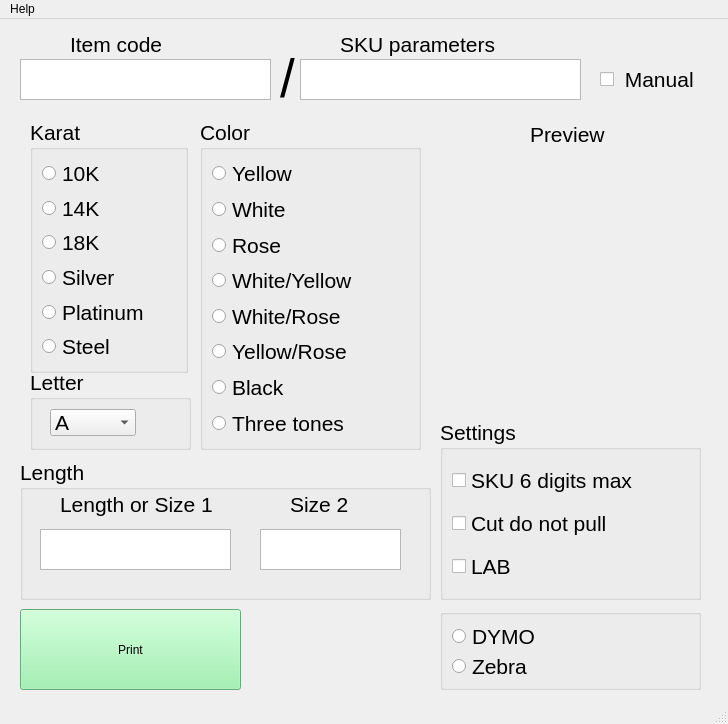
<?xml version="1.0" encoding="UTF-8"?>
<ui version="4.0">
 <class>MainWindow</class>
 <widget class="QMainWindow" name="MainWindow">
  <property name="geometry">
   <rect>
    <x>0</x>
    <y>0</y>
    <width>728</width>
    <height>724</height>
   </rect>
  </property>
  <property name="minimumSize">
   <size>
    <width>728</width>
    <height>724</height>
   </size>
  </property>
  <property name="maximumSize">
   <size>
    <width>728</width>
    <height>724</height>
   </size>
  </property>
  <property name="windowTitle">
   <string>MainWindow</string>
  </property>
  <property name="toolTip">
   <string>&lt;html&gt;&lt;head/&gt;&lt;body&gt;&lt;p&gt;&lt;span style=&quot; font-size:16pt;&quot;&gt;Manual enter&lt;/span&gt;&lt;/p&gt;&lt;p&gt;&lt;br/&gt;&lt;/p&gt;&lt;/body&gt;&lt;/html&gt;</string>
  </property>
  <widget class="QWidget" name="centralwidget">
   <widget class="QLabel" name="label">
    <property name="geometry">
     <rect>
      <x>530</x>
      <y>100</y>
      <width>121</width>
      <height>31</height>
     </rect>
    </property>
    <property name="font">
     <font>
      <family>Arial</family>
      <pointsize>16</pointsize>
     </font>
    </property>
    <property name="text">
     <string>Preview</string>
    </property>
   </widget>
   <widget class="QLabel" name="label_2">
    <property name="geometry">
     <rect>
      <x>70</x>
      <y>10</y>
      <width>111</width>
      <height>31</height>
     </rect>
    </property>
    <property name="font">
     <font>
      <family>Arial</family>
      <pointsize>16</pointsize>
     </font>
    </property>
    <property name="text">
     <string>Item code</string>
    </property>
   </widget>
   <widget class="QPlainTextEdit" name="plainTextEdit">
    <property name="geometry">
     <rect>
      <x>20</x>
      <y>40</y>
      <width>251</width>
      <height>41</height>
     </rect>
    </property>
    <property name="font">
     <font>
      <family>Arial</family>
      <pointsize>16</pointsize>
     </font>
    </property>
   </widget>
   <widget class="QLabel" name="label_3">
    <property name="geometry">
     <rect>
      <x>280</x>
      <y>30</y>
      <width>21</width>
      <height>51</height>
     </rect>
    </property>
    <property name="font">
     <font>
      <family>Arial</family>
      <pointsize>40</pointsize>
     </font>
    </property>
    <property name="text">
     <string>&lt;html&gt;&lt;head/&gt;&lt;body&gt;&lt;p&gt;/&lt;/p&gt;&lt;/body&gt;&lt;/html&gt;</string>
    </property>
   </widget>
   <widget class="QPlainTextEdit" name="plainTextEdit_2">
    <property name="geometry">
     <rect>
      <x>300</x>
      <y>40</y>
      <width>281</width>
      <height>41</height>
     </rect>
    </property>
    <property name="font">
     <font>
      <family>Arial</family>
      <pointsize>16</pointsize>
     </font>
    </property>
   </widget>
   <widget class="QLabel" name="label_4">
    <property name="geometry">
     <rect>
      <x>340</x>
      <y>10</y>
      <width>201</width>
      <height>31</height>
     </rect>
    </property>
    <property name="font">
     <font>
      <family>Arial</family>
      <pointsize>16</pointsize>
     </font>
    </property>
    <property name="text">
     <string>SKU parameters</string>
    </property>
   </widget>
   <widget class="QGroupBox" name="groupBox">
    <property name="geometry">
     <rect>
      <x>30</x>
      <y>350</y>
      <width>161</width>
      <height>81</height>
     </rect>
    </property>
    <property name="font">
     <font>
      <family>Arial</family>
      <pointsize>16</pointsize>
     </font>
    </property>
    <property name="title">
     <string>Letter</string>
    </property>
    <widget class="QComboBox" name="comboBox">
     <property name="geometry">
      <rect>
       <x>20</x>
       <y>40</y>
       <width>86</width>
       <height>27</height>
      </rect>
     </property>
     <property name="font">
      <font>
       <family>Arial</family>
       <pointsize>16</pointsize>
      </font>
     </property>
     <item>
      <property name="text">
       <string>A</string>
      </property>
     </item>
     <item>
      <property name="text">
       <string>B</string>
      </property>
     </item>
     <item>
      <property name="text">
       <string>C</string>
      </property>
     </item>
     <item>
      <property name="text">
       <string>D</string>
      </property>
     </item>
     <item>
      <property name="text">
       <string>E</string>
      </property>
     </item>
     <item>
      <property name="text">
       <string>F</string>
      </property>
     </item>
     <item>
      <property name="text">
       <string>G</string>
      </property>
     </item>
     <item>
      <property name="text">
       <string>H</string>
      </property>
     </item>
     <item>
      <property name="text">
       <string>I</string>
      </property>
     </item>
     <item>
      <property name="text">
       <string>J</string>
      </property>
     </item>
     <item>
      <property name="text">
       <string>K</string>
      </property>
     </item>
     <item>
      <property name="text">
       <string>L</string>
      </property>
     </item>
     <item>
      <property name="text">
       <string>M</string>
      </property>
     </item>
     <item>
      <property name="text">
       <string>N</string>
      </property>
     </item>
     <item>
      <property name="text">
       <string>O</string>
      </property>
     </item>
     <item>
      <property name="text">
       <string>P</string>
      </property>
     </item>
     <item>
      <property name="text">
       <string>Q</string>
      </property>
     </item>
     <item>
      <property name="text">
       <string>R</string>
      </property>
     </item>
     <item>
      <property name="text">
       <string>S</string>
      </property>
     </item>
     <item>
      <property name="text">
       <string>T</string>
      </property>
     </item>
     <item>
      <property name="text">
       <string>U</string>
      </property>
     </item>
     <item>
      <property name="text">
       <string>V</string>
      </property>
     </item>
     <item>
      <property name="text">
       <string>W</string>
      </property>
     </item>
     <item>
      <property name="text">
       <string>X</string>
      </property>
     </item>
     <item>
      <property name="text">
       <string>Y</string>
      </property>
     </item>
     <item>
      <property name="text">
       <string>Z</string>
      </property>
     </item>
    </widget>
   </widget>
   <widget class="QGroupBox" name="groupBox_2">
    <property name="geometry">
     <rect>
      <x>20</x>
      <y>440</y>
      <width>411</width>
      <height>141</height>
     </rect>
    </property>
    <property name="font">
     <font>
      <family>Arial</family>
      <pointsize>16</pointsize>
     </font>
    </property>
    <property name="title">
     <string>Length</string>
    </property>
    <widget class="QPlainTextEdit" name="plainTextEdit_3">
     <property name="geometry">
      <rect>
       <x>20</x>
       <y>70</y>
       <width>191</width>
       <height>41</height>
      </rect>
     </property>
     <property name="font">
      <font>
       <family>Arial</family>
       <pointsize>16</pointsize>
      </font>
     </property>
    </widget>
    <widget class="QPlainTextEdit" name="plainTextEdit_4">
     <property name="geometry">
      <rect>
       <x>240</x>
       <y>70</y>
       <width>141</width>
       <height>41</height>
      </rect>
     </property>
     <property name="font">
      <font>
       <family>Arial</family>
       <pointsize>16</pointsize>
      </font>
     </property>
    </widget>
    <widget class="QLabel" name="label_5">
     <property name="geometry">
      <rect>
       <x>40</x>
       <y>30</y>
       <width>161</width>
       <height>31</height>
      </rect>
     </property>
     <property name="font">
      <font>
       <family>Arial</family>
       <pointsize>16</pointsize>
      </font>
     </property>
     <property name="text">
      <string>Length or Size 1</string>
     </property>
    </widget>
    <widget class="QLabel" name="label_6">
     <property name="geometry">
      <rect>
       <x>270</x>
       <y>30</y>
       <width>81</width>
       <height>31</height>
      </rect>
     </property>
     <property name="font">
      <font>
       <family>Arial</family>
       <pointsize>16</pointsize>
      </font>
     </property>
     <property name="text">
      <string>Size 2</string>
     </property>
    </widget>
   </widget>
   <widget class="QGroupBox" name="groupBox_3">
    <property name="geometry">
     <rect>
      <x>30</x>
      <y>100</y>
      <width>158</width>
      <height>254</height>
     </rect>
    </property>
    <property name="font">
     <font>
      <family>Arial</family>
      <pointsize>16</pointsize>
     </font>
    </property>
    <property name="title">
     <string>Karat</string>
    </property>
    <layout class="QGridLayout" name="gridLayout">
     <item row="5" column="0">
      <widget class="QRadioButton" name="radioButton_4">
       <property name="font">
        <font>
         <family>Arial</family>
         <pointsize>16</pointsize>
        </font>
       </property>
       <property name="text">
        <string>Platinum</string>
       </property>
      </widget>
     </item>
     <item row="2" column="0">
      <widget class="QRadioButton" name="radioButton_2">
       <property name="font">
        <font>
         <family>Arial</family>
         <pointsize>16</pointsize>
        </font>
       </property>
       <property name="text">
        <string>14K</string>
       </property>
      </widget>
     </item>
     <item row="4" column="0">
      <widget class="QRadioButton" name="radioButton_5">
       <property name="font">
        <font>
         <family>Arial</family>
         <pointsize>16</pointsize>
        </font>
       </property>
       <property name="text">
        <string>Silver</string>
       </property>
      </widget>
     </item>
     <item row="0" column="0">
      <widget class="QRadioButton" name="radioButton">
       <property name="font">
        <font>
         <family>Arial</family>
         <pointsize>16</pointsize>
        </font>
       </property>
       <property name="text">
        <string>10K</string>
       </property>
      </widget>
     </item>
     <item row="6" column="0">
      <widget class="QRadioButton" name="radioButton_3">
       <property name="font">
        <font>
         <family>Arial</family>
         <pointsize>16</pointsize>
        </font>
       </property>
       <property name="text">
        <string>Steel</string>
       </property>
      </widget>
     </item>
     <item row="3" column="0">
      <widget class="QRadioButton" name="radioButton_6">
       <property name="font">
        <font>
         <family>Arial</family>
         <pointsize>16</pointsize>
        </font>
       </property>
       <property name="text">
        <string>18K</string>
       </property>
      </widget>
     </item>
    </layout>
   </widget>
   <widget class="QGroupBox" name="groupBox_4">
    <property name="geometry">
     <rect>
      <x>200</x>
      <y>100</y>
      <width>221</width>
      <height>331</height>
     </rect>
    </property>
    <property name="font">
     <font>
      <family>Arial</family>
      <pointsize>16</pointsize>
     </font>
    </property>
    <property name="title">
     <string>Color</string>
    </property>
    <layout class="QGridLayout" name="gridLayout_2">
     <item row="9" column="0">
      <widget class="QRadioButton" name="radioButton_12">
       <property name="font">
        <font>
         <family>Arial</family>
         <pointsize>16</pointsize>
        </font>
       </property>
       <property name="text">
        <string>Three tones</string>
       </property>
      </widget>
     </item>
     <item row="8" column="0">
      <widget class="QRadioButton" name="radioButton_14">
       <property name="font">
        <font>
         <family>Arial</family>
         <pointsize>16</pointsize>
        </font>
       </property>
       <property name="text">
        <string>Black</string>
       </property>
      </widget>
     </item>
     <item row="7" column="0">
      <widget class="QRadioButton" name="radioButton_13">
       <property name="font">
        <font>
         <family>Arial</family>
         <pointsize>16</pointsize>
        </font>
       </property>
       <property name="text">
        <string>Yellow/Rose</string>
       </property>
      </widget>
     </item>
     <item row="5" column="0">
      <widget class="QRadioButton" name="radioButton_9">
       <property name="font">
        <font>
         <family>Arial</family>
         <pointsize>16</pointsize>
        </font>
       </property>
       <property name="text">
        <string>White/Yellow</string>
       </property>
      </widget>
     </item>
     <item row="3" column="0">
      <widget class="QRadioButton" name="radioButton_8">
       <property name="font">
        <font>
         <family>Arial</family>
         <pointsize>16</pointsize>
        </font>
       </property>
       <property name="text">
        <string>White</string>
       </property>
      </widget>
     </item>
     <item row="4" column="0">
      <widget class="QRadioButton" name="radioButton_10">
       <property name="font">
        <font>
         <family>Arial</family>
         <pointsize>16</pointsize>
        </font>
       </property>
       <property name="text">
        <string>Rose</string>
       </property>
      </widget>
     </item>
     <item row="6" column="0">
      <widget class="QRadioButton" name="radioButton_11">
       <property name="font">
        <font>
         <family>Arial</family>
         <pointsize>16</pointsize>
        </font>
       </property>
       <property name="text">
        <string>White/Rose</string>
       </property>
      </widget>
     </item>
     <item row="2" column="0">
      <widget class="QRadioButton" name="radioButton_7">
       <property name="font">
        <font>
         <family>Arial</family>
         <pointsize>16</pointsize>
        </font>
       </property>
       <property name="text">
        <string>Yellow</string>
       </property>
      </widget>
     </item>
    </layout>
   </widget>
   <widget class="QGroupBox" name="groupBox_5">
    <property name="geometry">
     <rect>
      <x>440</x>
      <y>400</y>
      <width>261</width>
      <height>181</height>
     </rect>
    </property>
    <property name="font">
     <font>
      <family>Arial</family>
      <pointsize>16</pointsize>
     </font>
    </property>
    <property name="title">
     <string>Settings</string>
    </property>
    <layout class="QGridLayout" name="gridLayout_3">
     <item row="0" column="0">
      <widget class="QCheckBox" name="checkBox">
       <property name="font">
        <font>
         <family>Arial</family>
         <pointsize>16</pointsize>
        </font>
       </property>
       <property name="text">
        <string>SKU 6 digits max</string>
       </property>
      </widget>
     </item>
     <item row="1" column="0">
      <widget class="QCheckBox" name="checkBox_2">
       <property name="font">
        <font>
         <family>Arial</family>
         <pointsize>16</pointsize>
        </font>
       </property>
       <property name="text">
        <string>Cut do not pull</string>
       </property>
      </widget>
     </item>
     <item row="2" column="0">
      <widget class="QCheckBox" name="checkBox_4">
       <property name="text">
        <string>LAB</string>
       </property>
      </widget>
     </item>
    </layout>
   </widget>
   <widget class="QCheckBox" name="checkBox_3">
    <property name="geometry">
     <rect>
      <x>600</x>
      <y>40</y>
      <width>101</width>
      <height>40</height>
     </rect>
    </property>
    <property name="font">
     <font>
      <family>Arial</family>
      <pointsize>16</pointsize>
     </font>
    </property>
    <property name="toolTip">
     <string>&lt;html&gt;&lt;head/&gt;&lt;body&gt;&lt;p&gt;Manual enter SKU&lt;/p&gt;&lt;/body&gt;&lt;/html&gt;</string>
    </property>
    <property name="statusTip">
     <string/>
    </property>
    <property name="text">
     <string> Manual</string>
    </property>
    <property name="iconSize">
     <size>
      <width>16</width>
      <height>16</height>
     </size>
    </property>
   </widget>
   <widget class="QPushButton" name="pushButton">
    <property name="geometry">
     <rect>
      <x>20</x>
      <y>590</y>
      <width>221</width>
      <height>81</height>
     </rect>
    </property>
    <property name="font">
     <font>
      <family>Arial</family>
     </font>
    </property>
    <property name="styleSheet">
     <string notr="true">background-color: rgb(143, 240, 164);</string>
    </property>
    <property name="text">
     <string>Print</string>
    </property>
   </widget>
   <widget class="QLabel" name="label_qr">
    <property name="geometry">
     <rect>
      <x>445</x>
      <y>130</y>
      <width>264</width>
      <height>264</height>
     </rect>
    </property>
    <property name="text">
     <string/>
    </property>
   </widget>
   <widget class="QGroupBox" name="groupBox_6">
    <property name="geometry">
     <rect>
      <x>440</x>
      <y>590</y>
      <width>261</width>
      <height>81</height>
     </rect>
    </property>
    <property name="font">
     <font>
      <family>Arial</family>
      <pointsize>16</pointsize>
     </font>
    </property>
    <property name="title">
     <string/>
    </property>
    <layout class="QGridLayout" name="gridLayout_4">
     <item row="0" column="0">
      <widget class="QRadioButton" name="radioButton_15">
       <property name="text">
        <string>DYMO</string>
       </property>
      </widget>
     </item>
     <item row="1" column="0">
      <widget class="QRadioButton" name="radioButton_16">
       <property name="text">
        <string>Zebra</string>
       </property>
      </widget>
     </item>
    </layout>
   </widget>
   <zorder>groupBox_3</zorder>
   <zorder>label</zorder>
   <zorder>label_2</zorder>
   <zorder>plainTextEdit</zorder>
   <zorder>label_3</zorder>
   <zorder>plainTextEdit_2</zorder>
   <zorder>label_4</zorder>
   <zorder>groupBox</zorder>
   <zorder>groupBox_2</zorder>
   <zorder>groupBox_4</zorder>
   <zorder>groupBox_5</zorder>
   <zorder>checkBox_3</zorder>
   <zorder>pushButton</zorder>
   <zorder>label_qr</zorder>
   <zorder>groupBox_6</zorder>
  </widget>
  <widget class="QStatusBar" name="statusbar"/>
  <widget class="QMenuBar" name="menuBar">
   <property name="geometry">
    <rect>
     <x>0</x>
     <y>0</y>
     <width>728</width>
     <height>24</height>
    </rect>
   </property>
   <widget class="QMenu" name="menuHelp">
    <property name="title">
     <string>Help</string>
    </property>
    <addaction name="actionAbout"/>
   </widget>
   <addaction name="menuHelp"/>
  </widget>
  <action name="actionAbout">
   <property name="text">
    <string>About</string>
   </property>
  </action>
 </widget>
 <resources/>
 <connections/>
</ui>
